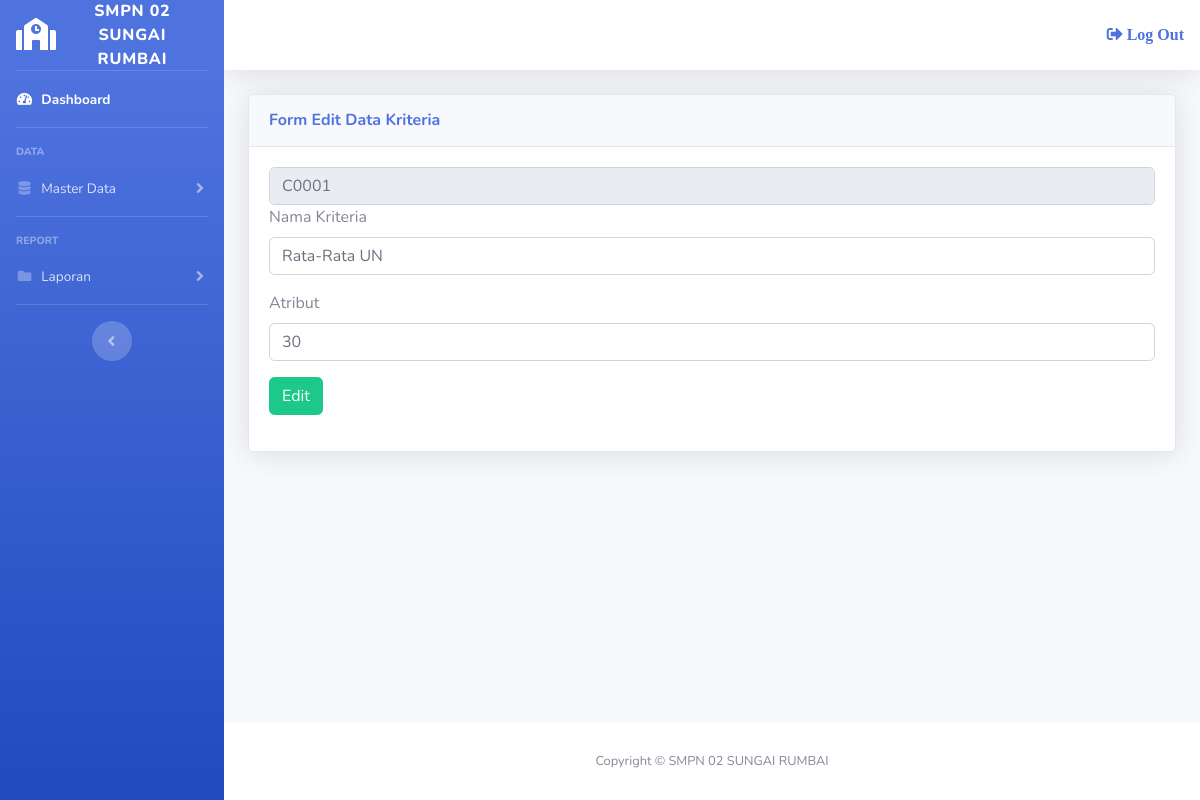
Page /admin/editkriteria.php?kd=C0001 (signed in) on the committed database.
### tables this page shows
CREATE TABLE `tbl_kriteria` (
  `kd_kriteria` varchar(5) NOT NULL,
  `nm_kriteria` varchar(50) NOT NULL,
  `atribut` int(11) NOT NULL
);

### admin/editkriteria.php (the view, shortened to what this page needs)
<?php
	include ("style/header.php");
	include ("style/sidebar.php");
	include ("../config/koneksi.php");
	$kd_kriteria = $_GET['kd'];
?>
<div class="container-fluid">
	<div class="card shadow mb-4">
		<div class="card-header py-3">
			<h6 class="m-0 font-weight-bold text-primary">Form Edit Data Kriteria</h6>
		</div>
		<div class="card-body">
			<?php
			$qq = mysqli_query($konek, "SELECT * FROM tbl_kriteria WHERE kd_kriteria = '$kd_kriteria'");
			$dd = mysqli_fetch_assoc($qq);
			?>
			<form action="" method="POST">
				<input type="text" class="form-control" name="kd_kriteria" value="<?php echo $dd['kd_kriteria']; ?>" readonly="">
				<div class="form-group">
					<label>Nama Kriteria</label>
					<input type="text" class="form-control" name="nm_kriteria" value="<?php echo $dd['nm_kriteria']; ?>">
				</div>
				<div class="form-group">
					<label>Atribut</label>
					<input type="text" class="form-control" name="atribut" value="<?php echo $dd['atribut']; ?>">
				</div>
				<div class="form-group">
					<button type="submit" name="edit" class="btn btn-md btn-success">Edit</button>
				</div>
			</form>
		</div>
	</div>
</div>
<?php
	include ("style/footer.php");
?>

### rows in the picture
tbl_kriteria: kd_kriteria "C0001", nm_kriteria "Rata-Rata UN", atribut "30"
